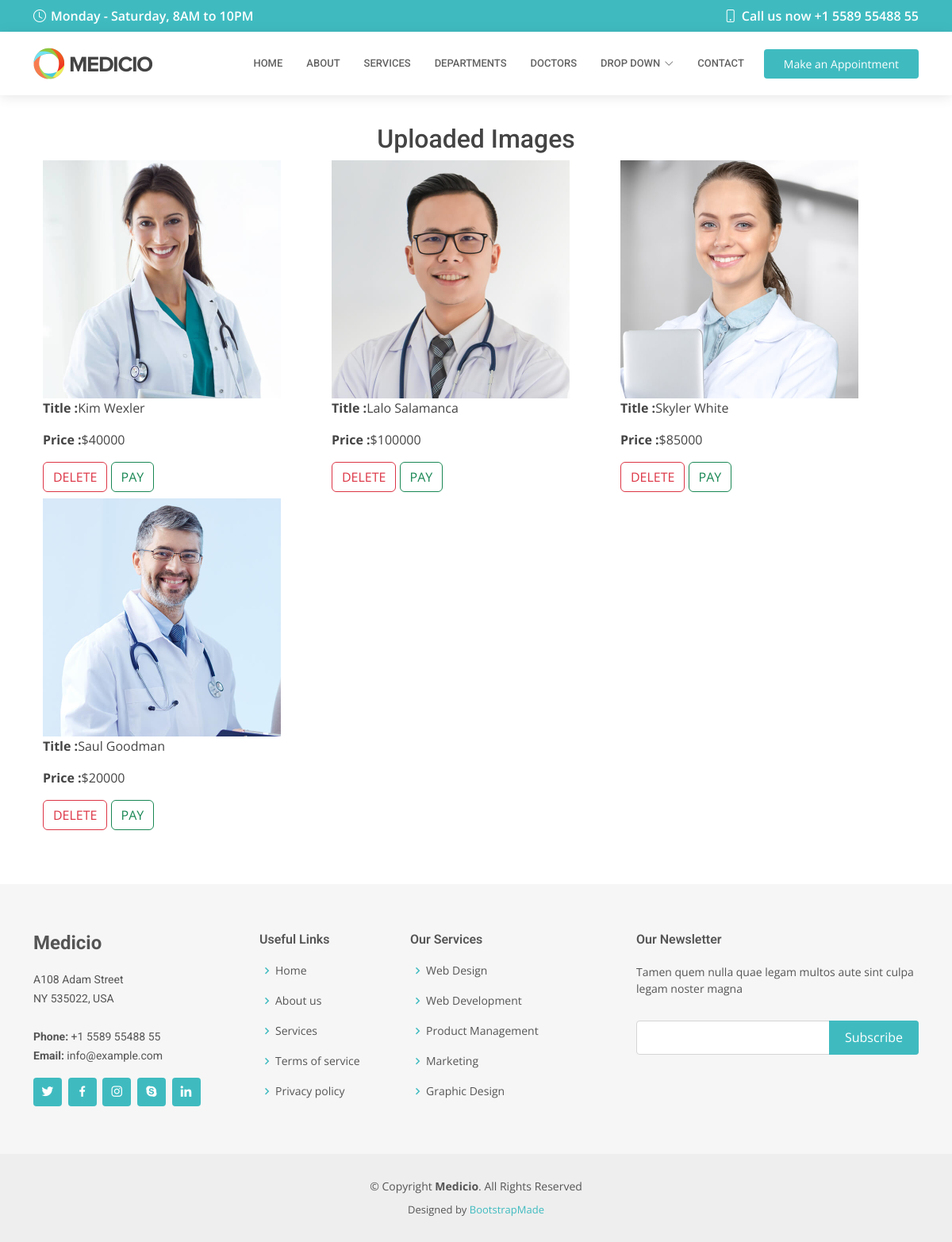
The page /showimage/ on the database its author committed.
### MedicioApp/models.py (models this page shows, shortened)
class ImageModel(models.Model):
    image = models.ImageField(upload_to='images/')
    title = models.CharField(max_length=50)
    price = models.CharField(max_length=50)

### MedicioApp/views.py (the view)
# urls.py: path('showimage/', views.show_image, name='image'),
def show_image(request):
    images = ImageModel.objects.all()
    return render(request, 'show_image.html', {'images': images})

### templates/show_image.html
{% extends 'inner-page.html' %}
{% load static %}
{% block body %}
      <h2 class="text-center">Uploaded Images</h2>
       <div class="container">
          <div style="display: flex;
          justify-content:space-between;
          flex-wrap: wrap">
               {% for image in images %}
              <div class="col mb-2">
                  <img src="{{ image.image.url }}" alt="Uploaded Image" style="width: 300px;height:300px"> <br>
                  <p><strong>Title :</strong>{{ image.title }}</p>
                  <p><strong>Price :</strong>{{ image.price }}</p>
                  <a href="/imagedelete/{{ image.id }}" class="btn btn-outline-danger">DELETE</a>
                  <a href="" class="btn btn-outline-success">PAY</a><br>
              </div>
           {% endfor %}
          </div>
       </div>
{% endblock %}

### static/assets/css/style.css (style rules this page uses)
body { font-family: "Open Sans", sans-serif; color: #444444; }
a { color: #3fbbc0; text-decoration: none; }
h1, h2, h3, h4, h5, h6 { font-family: "Roboto", sans-serif; }

### rows shown on the page
ImageModel: image (picture), title "Kim Wexler", price "$40000"
ImageModel: image (picture), title "Lalo Salamanca", price "$100000"
ImageModel: image (picture), title "Skyler White", price "$85000"
ImageModel: image (picture), title "Saul Goodman", price "$20000"
